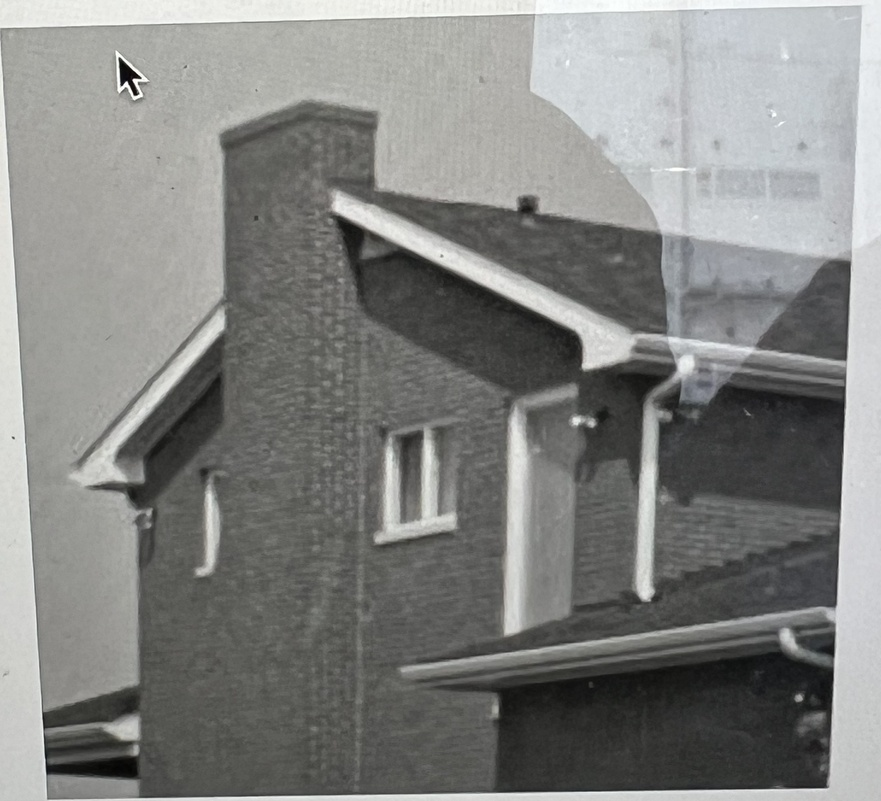
#> input picture IMG_3926.jpg, 881 x 801 px, shrunk from 2956 x 2689 before the run
$ python threshold.py
#> lines starting #> are read from the running program, lines starting #| are printed output that depends on the picture; after the words box and inside, x2 and y2 are one past the last pixel; in counts of white or black regions, pixels touching at a corner belong together
import cv2
import numpy as np

img = cv2.imread('IMG_3926.jpg')
#> img is the input picture: shape (801, 881, 3); mean B, G, R 129.3, 131.6, 130.8
hh, ww = img.shape[:2]
#> hh = 801; ww = 881

# threshold
lower = (150,150,150)
upper = (240,240,240)
thresh = cv2.inRange(img, lower, upper)
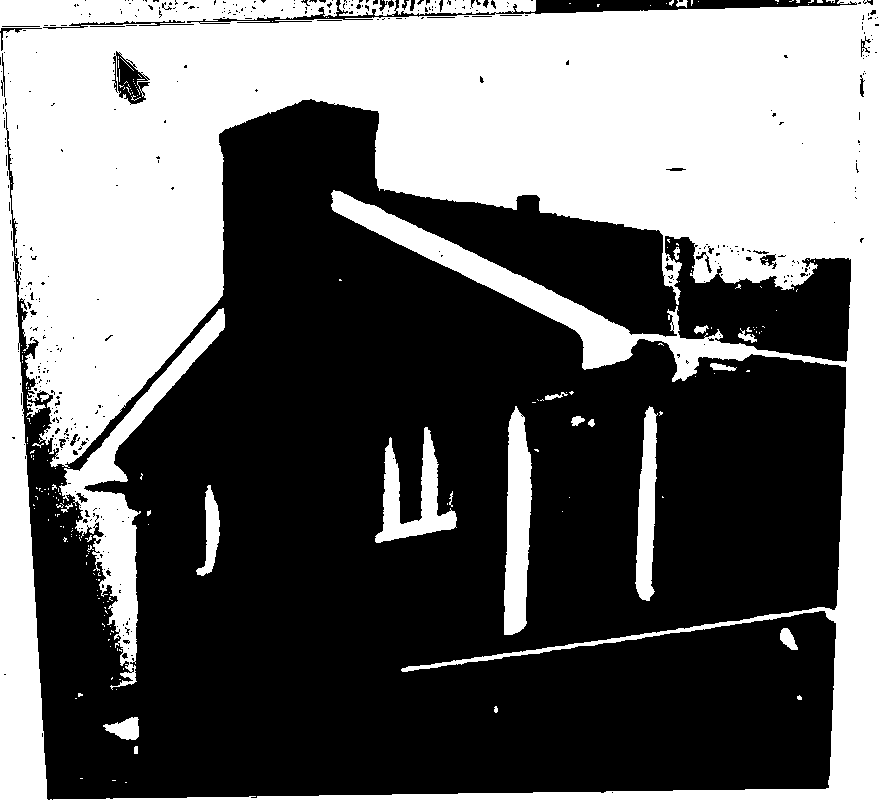
#> thresh: shape (801, 881); 41.8% white; 207 white regions (185 under 20 px), largest, box (x1, y1, x2, y2) and area: (0, 0, 881, 801) 269913, (59, 308, 225, 690) 10239, (504, 406, 532, 635) 4764

# apply morphology close and open to make mask
kernel = cv2.getStructuringElement(cv2.MORPH_ELLIPSE, (7,7))
morph = cv2.morphologyEx(thresh, cv2.MORPH_CLOSE, kernel, iterations=1)
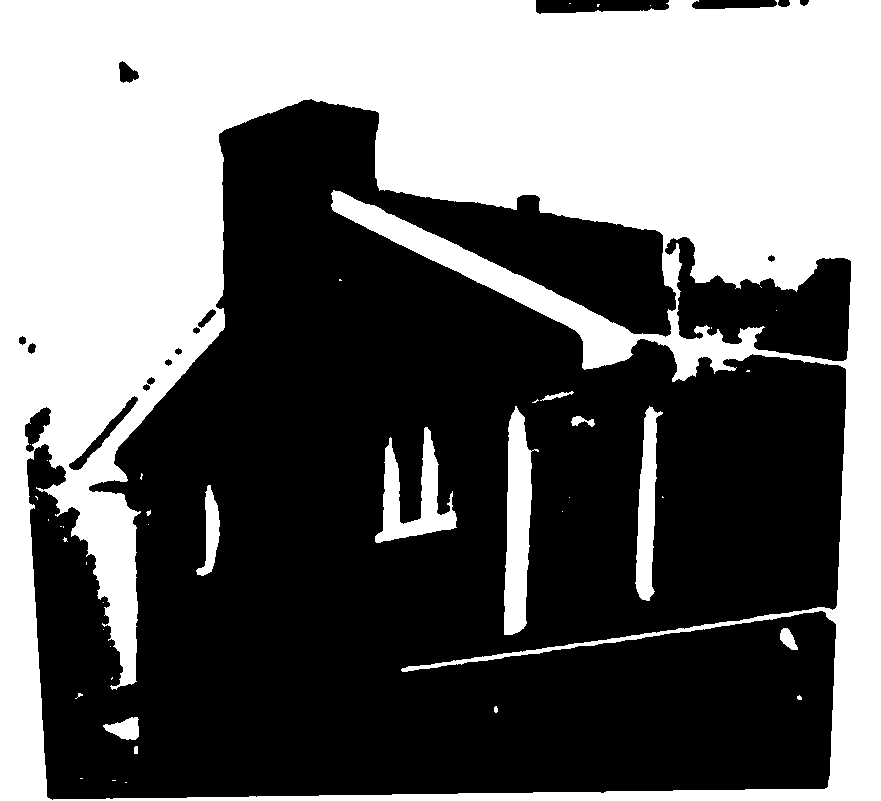
#> morph: shape (801, 881); 43.2% white; 43 white regions (32 under 20 px), largest, box (x1, y1, x2, y2) and area: (0, 0, 881, 801) 291091, (504, 406, 539, 635) 4804, (375, 427, 457, 543) 3674
kernel = cv2.getStructuringElement(cv2.MORPH_ELLIPSE, (25,25))
morph = cv2.morphologyEx(morph, cv2.MORPH_DILATE, kernel, iterations=1)
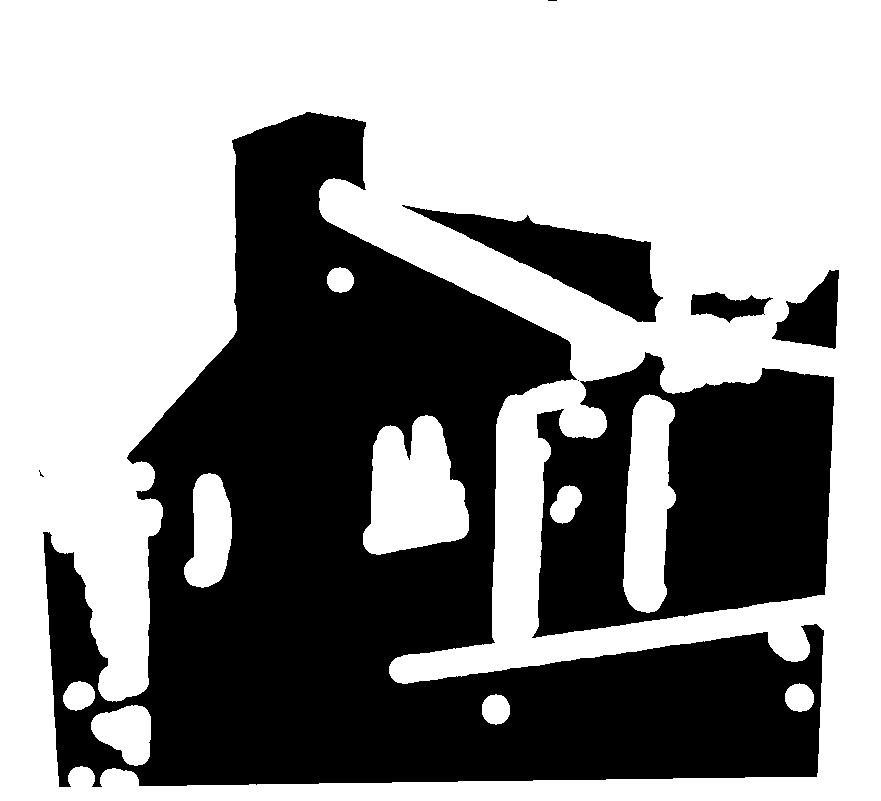
#> morph: shape (801, 881); 58.3% white; 8 black regions (3 under 20 px), largest, box (x1, y1, x2, y2) and area: (43, 112, 824, 787) 222112, (532, 352, 834, 638) 56608, (402, 205, 663, 322) 10755, (772, 270, 839, 349) 2984, (691, 292, 773, 323) 1454

# floodfill the outside with black
black = np.zeros([hh + 2, ww + 2], np.uint8)
mask = morph.copy()
mask = cv2.floodFill(mask, black, (0,0), 0, 0, 0, flags=8)[1]
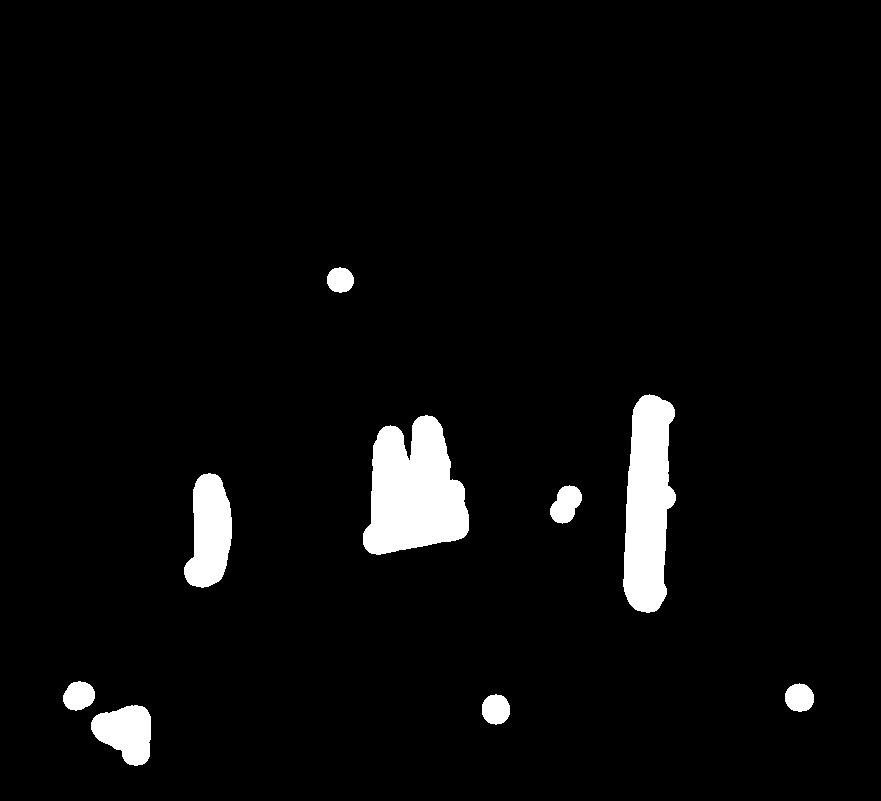
#> mask: shape (801, 881); 4.1% white; 9 white regions, largest, box (x1, y1, x2, y2) and area: (363, 415, 469, 555) 10475, (623, 394, 676, 613) 8556, (184, 473, 232, 588) 3929

cv2.imshow("IMAGE", img)
cv2.imshow("THRESH", thresh)
cv2.imshow("MORPH", morph)
cv2.imshow("MASK", mask)
# cv2.imshow("RESULT1", result1)
# cv2.imshow("RESULT2", result2)
cv2.waitKey(0)

"""
https://stackoverflow.com/questions/72514384/how-can-i-remove-the-bright-glare-regions-in-image
"""
